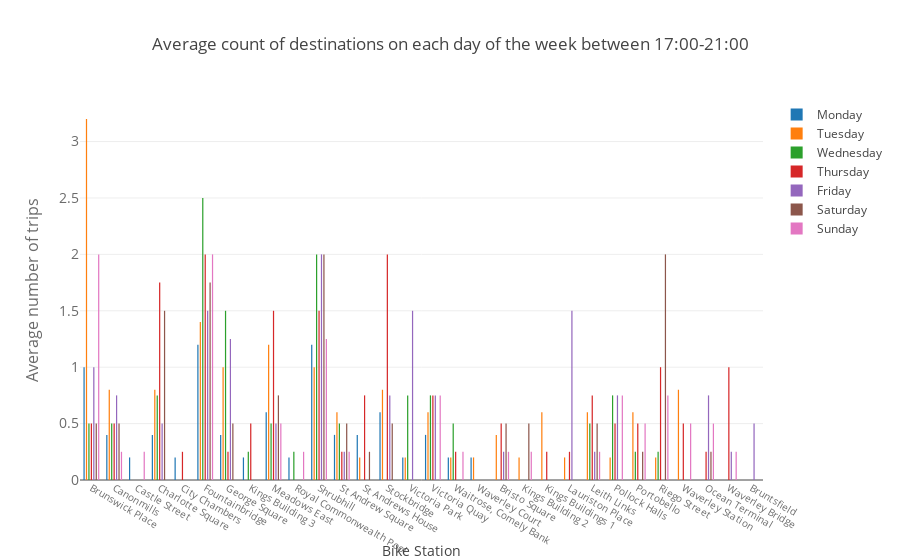

The notebook cell this image was saved under:
### Markdown cell above
Let's check the nighttime data.

### Code cell
# Count the bike usage per station on each day, average those counts number for each day
data = []
day = ["Monday",'Tuesday','Wednesday','Thursday','Friday','Saturday','Sunday']


for j,i in enumerate(bike_df.started_at.dt.dayofweek.unique()):
    # I would like to discover the bike usage between 17:00-21:00
    time_interval = (bike_df.ended_at.dt.dayofweek==i) & (bike_df.started_at.dt.hour>17) & (bike_df.started_at.dt.hour<21)
    data.append(
        go.Bar(
            # Count the usage of each station
            x=bike_df[time_interval].end_station_name.value_counts().sort_index().index,
            # Average the counts for each day
            y=(bike_df[time_interval].end_station_name.value_counts()/
               len(bike_df[time_interval].ended_at.dt.day.value_counts())).sort_index(),
            # Legend
            name=day[j]
        )
    )

# Set the feature of the chart
layout = go.Layout(
    title='Average count of destinations on each day of the week between 17:00-21:00',
    xaxis=dict(
        title='Bike Station',
        tickfont=dict(
            size=10,
            color='rgb(107, 107, 107)'
        )
    ),
    yaxis=dict(
        title='Average number of trips',
        titlefont=dict(
            size=16,
            color='rgb(107, 107, 107)'
        ),
        tickfont=dict(
            size=14,
            color='rgb(107, 107, 107)'
        )
    ),
    barmode='group',
    bargap=0.25,
    bargroupgap=0.5
)


# Plot the graph
fig = go.Figure(data=data, layout=layout)
iplot(fig, filename='basic-bar')

### Figure 1 — Plotly figure (JSON) as saved in the notebook; plotly's stock layout.template omitted (floating-point values rounded to 4 significant figures)
{"data": [{"name": "Monday", "type": "bar", "uid": "3f1822da-f977-11e8-8d27-9801a79eab69", "x": ["Brunswick Place", "Canonmills", "Castle Street", "Charlotte Square", "City Chambers", "Fountainbridge", "George Square", "Kings Building 3", "Meadows East", "Royal Commonwealth Pool", "Shrubhill", "St Andrew Square", "St Andrews House", "Stockbridge", "Victoria Park", "Victoria Quay", "Waitrose, Comely Bank", "Waverley Court"], "y": [1, 0.4, 0.2, 0.4, 0.2, 1.2, 0.4, 0.2, 0.6, 0.2, 1.2, 0.4, 0.4, 0.6, 0.2, 0.4, 0.2, 0.2]}, {"name": "Tuesday", "type": "bar", "uid": "3f1824ba-f977-11e8-93fc-9801a79eab69", "x": ["Bristo Square", "Brunswick Place", "Canonmills", "Charlotte Square", "Fountainbridge", "George Square", "Kings Building 2", "Kings Buildings 1", "Lauriston Place", "Leith Links", "Meadows East", "Pollock Halls", "Portobello", "Riego Street", "Shrubhill", "St Andrew Square", "St Andrews House", "Stockbridge", "Victoria Park", "Victoria Quay", "Waitrose, Comely Bank", "Waverley Court", "Waverley Station"], "y": [0.4, 3.2, 0.8, 0.8, 1.4, 1, 0.2, 0.6, 0.2, 0.6, 1.2, 0.2, 0.6, 0.2, 1, 0.6, 0.2, 0.8, 0.2, 0.6, 0.2, 0.2, 0.8]}, {"name": "Wednesday", "type": "bar", "uid": "3f1825c8-f977-11e8-9570-9801a79eab69", "x": ["Brunswick Place", "Canonmills", "Charlotte Square", "Fountainbridge", "George Square", "Kings Building 3", "Leith Links", "Meadows East", "Pollock Halls", "Portobello", "Riego Street", "Royal Commonwealth Pool", "Shrubhill", "St Andrew Square", "Victoria Park", "Victoria Quay", "Waitrose, Comely Bank"], "y": [0.5, 0.5, 0.75, 2.5, 1.5, 0.25, 0.5, 0.5, 0.75, 0.25, 0.25, 0.25, 2, 0.5, 0.75, 0.75, 0.5]}, {"name": "Thursday", "type": "bar", "uid": "3f182690-f977-11e8-a572-9801a79eab69", "x": ["Bristo Square", "Brunswick Place", "Canonmills", "Charlotte Square", "City Chambers", "Fountainbridge", "George Square", "Kings Building 3", "Kings Buildings 1", "Lauriston Place", "Leith Links", "Meadows East", "Ocean Terminal", "Pollock Halls", "Portobello", "Riego Street", "Shrubhill", "St Andrew Square", "St Andrews House", "Stockbridge", "Victoria Quay", "Waitrose, Comely Bank", "Waverley Bridge", "Waverley Station"], "y": [0.5, 0.5, 0.5, 1.75, 0.25, 2, 0.25, 0.5, 0.25, 0.25, 0.75, 1.5, 0.25, 0.5, 0.5, 1, 1.5, 0.25, 0.75, 2, 0.75, 0.25, 1, 0.5]}, {"name": "Friday", "type": "bar", "uid": "3f18274c-f977-11e8-b78c-9801a79eab69", "x": ["Bristo Square", "Brunswick Place", "Bruntsfield", "Canonmills", "Charlotte Square", "Fountainbridge", "George Square", "Lauriston Place", "Leith Links", "Meadows East", "Ocean Terminal", "Pollock Halls", "Shrubhill", "St Andrew Square", "Stockbridge", "Victoria Park", "Victoria Quay", "Waverley Bridge"], "y": [0.25, 1, 0.5, 0.75, 0.5, 1.5, 1.25, 1.5, 0.25, 0.5, 0.75, 0.75, 2, 0.25, 0.75, 1.5, 0.75, 0.25]}, {"name": "Saturday", "type": "bar", "uid": "3f182802-f977-11e8-9e1d-9801a79eab69", "x": ["Bristo Square", "Brunswick Place", "Canonmills", "Charlotte Square", "Fountainbridge", "George Square", "Kings Building 2", "Leith Links", "Meadows East", "Ocean Terminal", "Portobello", "Riego Street", "Shrubhill", "St Andrew Square", "St Andrews House", "Stockbridge"], "y": [0.5, 0.5, 0.5, 1.5, 1.75, 0.5, 0.5, 0.5, 0.75, 0.25, 0.25, 2, 2, 0.5, 0.25, 0.5]}, {"name": "Sunday", "type": "bar", "uid": "3f1828a2-f977-11e8-88a4-9801a79eab69", "x": ["Bristo Square", "Brunswick Place", "Canonmills", "Castle Street", "Fountainbridge", "Kings Building 2", "Leith Links", "Meadows East", "Ocean Terminal", "Pollock Halls", "Portobello", "Riego Street", "Royal Commonwealth Pool", "Shrubhill", "St Andrew Square", "Victoria Quay", "Waitrose, Comely Bank", "Waverley Bridge", "Waverley Station"], "y": [0.25, 2, 0.25, 0.25, 2, 0.25, 0.25, 0.5, 0.5, 0.75, 0.5, 0.75, 0.25, 1.25, 0.25, 0.75, 0.25, 0.25, 0.5]}], "layout": {"bargap": 0.25, "bargroupgap": 0.5, "barmode": "group", "title": "Average count of destinations on each day of the week between 17:00-21:00", "xaxis": {"tickfont": {"color": "rgb(107, 107, 107)", "size": 10}, "title": "Bike Station"}, "yaxis": {"tickfont": {"color": "rgb(107, 107, 107)", "size": 14}, "title": "Average number of trips", "titlefont": {"color": "rgb(107, 107, 107)", "size": 16}}}}
